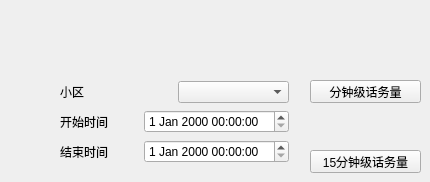
     <widget class="QWidget" name="page_13">
      <widget class="QWidget" name="layoutWidget_3">
       <property name="geometry">
        <rect>
         <x>60</x>
         <y>80</y>
         <width>229</width>
         <height>85</height>
        </rect>
       </property>
       <layout class="QVBoxLayout" name="verticalLayout_4">
        <item>
         <layout class="QHBoxLayout" name="horizontalLayout_7">
          <item>
           <widget class="QLabel" name="cellLabel_3">
            <property name="text">
             <string>小区</string>
            </property>
           </widget>
          </item>
          <item>
           <widget class="QComboBox" name="cellIDComboBox_3"/>
          </item>
         </layout>
        </item>
        <item>
         <layout class="QHBoxLayout" name="horizontalLayout_8">
          <item>
           <widget class="QLabel" name="startLabel_4">
            <property name="text">
             <string>开始时间</string>
            </property>
           </widget>
          </item>
          <item>
           <widget class="QDateTimeEdit" name="startDateTimeEdit_4"/>
          </item>
         </layout>
        </item>
        <item>
         <layout class="QHBoxLayout" name="horizontalLayout_9">
          <item>
           <widget class="QLabel" name="endLabel_4">
            <property name="text">
             <string>结束时间</string>
            </property>
           </widget>
          </item>
          <item>
           <widget class="QDateTimeEdit" name="endDateTimeEdit_4"/>
          </item>
         </layout>
        </item>
       </layout>
      </widget>
      <widget class="QPushButton" name="pushButton_20">
       <property name="geometry">
        <rect>
         <x>310</x>
         <y>80</y>
         <width>111</width>
         <height>23</height>
        </rect>
       </property>
       <property name="text">
        <string>分钟级话务量</string>
       </property>
      </widget>
      <widget class="QPushButton" name="pushButton_21">
       <property name="geometry">
        <rect>
         <x>310</x>
         <y>150</y>
         <width>111</width>
         <height>23</height>
        </rect>
       </property>
       <property name="text">
        <string>15分钟级话务量</string>
       </property>
      </widget>
     </widget>
